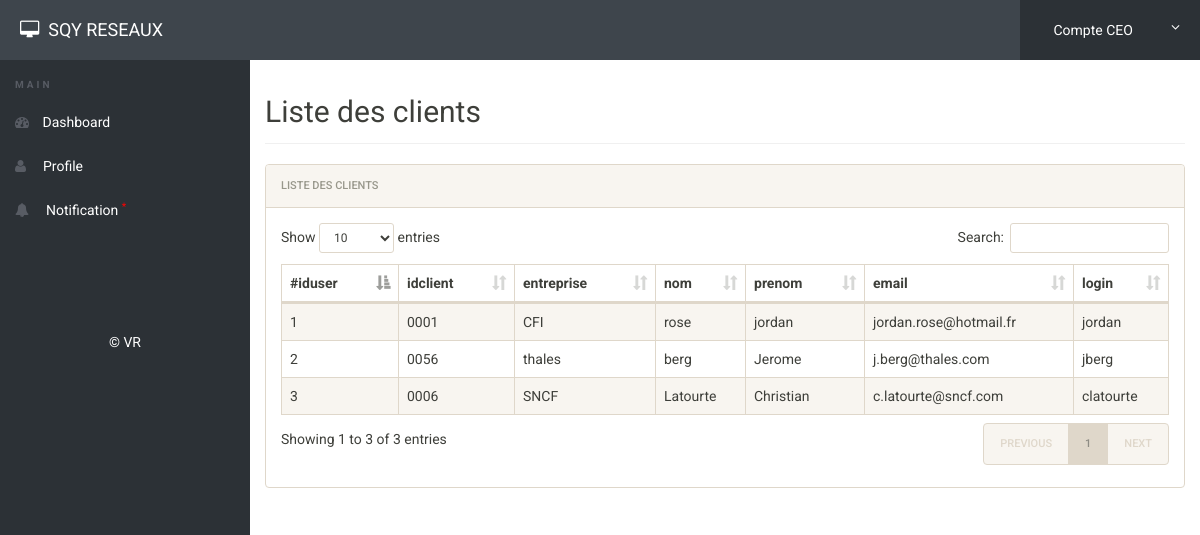
The page /ceo/userlist.php (signed in) on the database its author committed.
### tables this page shows
CREATE TABLE IF NOT EXISTS `client` (
  `iduser` int(11) NOT NULL,
  `idclient` varchar(50) NOT NULL,
  `entreprise` varchar(50) NOT NULL,
  `nom` varchar(50) NOT NULL,
  `prenom` varchar(50) NOT NULL,
  `email` varchar(255) NOT NULL,
  `login` varchar(50) NOT NULL,
  `password` varchar(50) NOT NULL,
  PRIMARY KEY (`iduser`)
);

### ceo/userlist.php (the view, shortened to what this page needs)
<?php
include('includes/config.php');
if(strlen($_SESSION['alogin'])==0)
	{
header('location:index.php');
}
else{
 ?>
<!doctype html>
<html lang="en" class="no-js">
<head>
	<link rel="stylesheet" href="css/font-awesome.min.css">
	<link rel="stylesheet" href="css/bootstrap.min.css">
	<link rel="stylesheet" href="css/dataTables.bootstrap.min.css">
	<link rel="stylesheet" href="css/bootstrap-social.css">
	<link rel="stylesheet" href="css/bootstrap-select.css">
	<link rel="stylesheet" href="css/fileinput.min.css">
	<link rel="stylesheet" href="css/awesome-bootstrap-checkbox.css">
	<link rel="stylesheet" href="css/style.css">
</head>
<body>
	<?php include('includes/header.php');?>
	<div class="ts-main-content">
		<?php include('includes/leftbar.php');?>
		<div class="content-wrapper">
			<div class="container-fluid">
				<div class="row">
					<div class="col-md-12">
						<h2 class="page-title">Liste des clients</h2>
						<div class="panel panel-default">
							<div class="panel-heading">Liste des clients</div>
							<div class="panel-body">
								<table id="zctb" class="display table table-striped table-bordered table-hover" cellspacing="0" width="100%">
									<thead>
										<tr>
										<th>#iduser</th>
												<th>idclient</th>
                                                <th>entreprise</th>
                                                <th>nom</th>
                                                <th>prenom</th>
                                                <th>email</th>
                                                <th>login</th>
										</tr>
									</thead>
									<tbody>
<?php $sql = "SELECT * from client";
$query = $dbh -> prepare($sql);
$query->execute();
$results=$query->fetchAll(PDO::FETCH_OBJ);
$cnt=1;
if($query->rowCount() > 0)
{
foreach($results as $result)
{				?>
										<tr>
											<td><?php echo htmlentities($cnt);?></td>
											<td><?php echo htmlentities($result->idclient);?></td>
                                            <td><?php echo htmlentities($result->entreprise);?></td>
                                            <td><?php echo htmlentities($result->nom);?></td>
                                            <td><?php echo htmlentities($result->prenom);?></td>
                                            <td><?php echo htmlentities($result->email);?></td>
                                            <td><?php echo htmlentities($result->login);?>
                                            </td>
										</tr>
										<?php $cnt=$cnt+1; }} ?>
									</tbody>
								</table>
							</div>
						</div>
					</div>
				</div>
			</div>
		</div>
	</div>
</body>
</html>
<?php } ?>

### ceo/css/style.css (style rules this page uses)
html { font-size: 14px; }
@media only screen and (min-width: 480px) { html { font-size: 17px; } }
@media only screen and (min-width: 768px) { html { font-size: 14px; } }
body { font-size: 1em; }
.panel { overflow: hidden; }
.page-title { padding-bottom: 15px; margin-bottom: 20px; border-bottom: 1px solid #f0f0f0; }
.ts-main-content .content-wrapper { padding-top: 15px; margin-top: 60px; }
@media only screen and (min-width: 992px) { .ts-main-content .content-wrapper { margin-left: 250px; } }

### rows shown on the page
client: idclient "0001", entreprise "CFI", nom "rose", prenom "jordan", email "jordan.rose@hotmail.fr", login "jordan"
client: idclient "0056", entreprise "thales", nom "berg", prenom "Jerome", email "j.berg@thales.com", login "jberg"
client: idclient "0006", entreprise "SNCF", nom "Latourte", prenom "Christian", email "c.latourte@sncf.com", login "clatourte"
